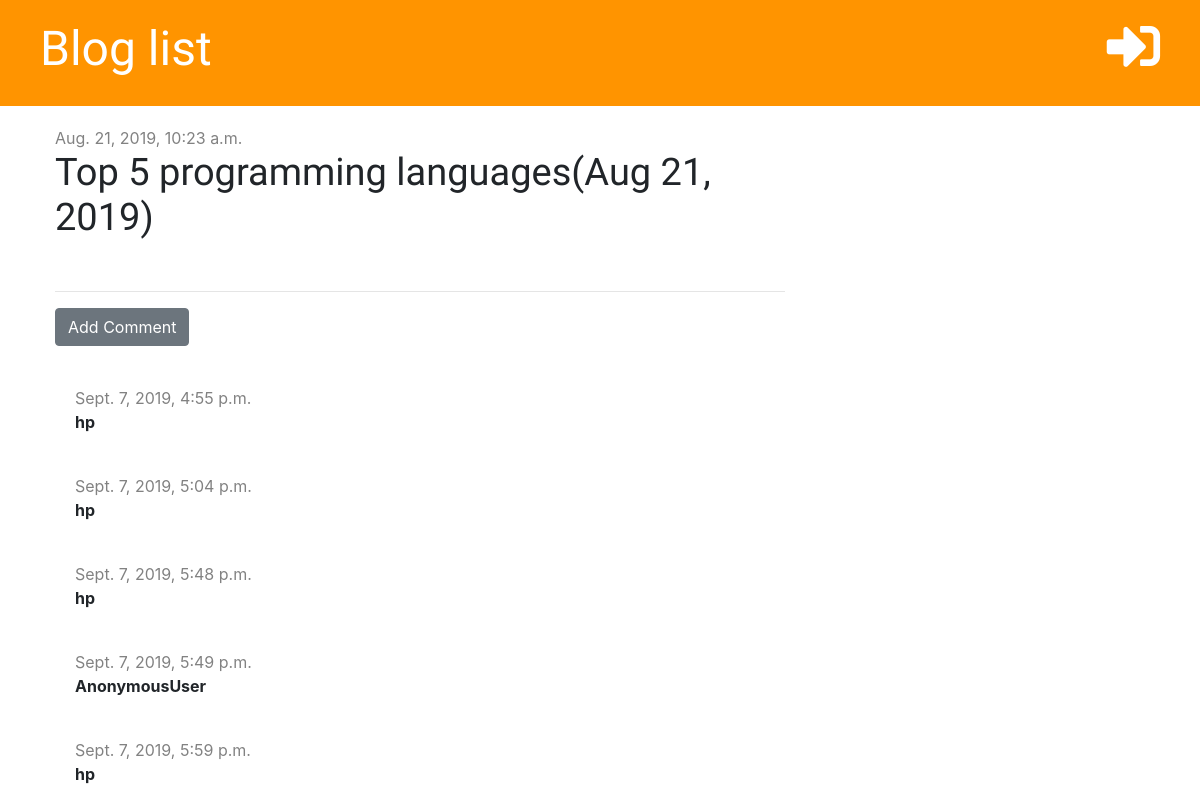
Page /post/2/ on the earlier database version.
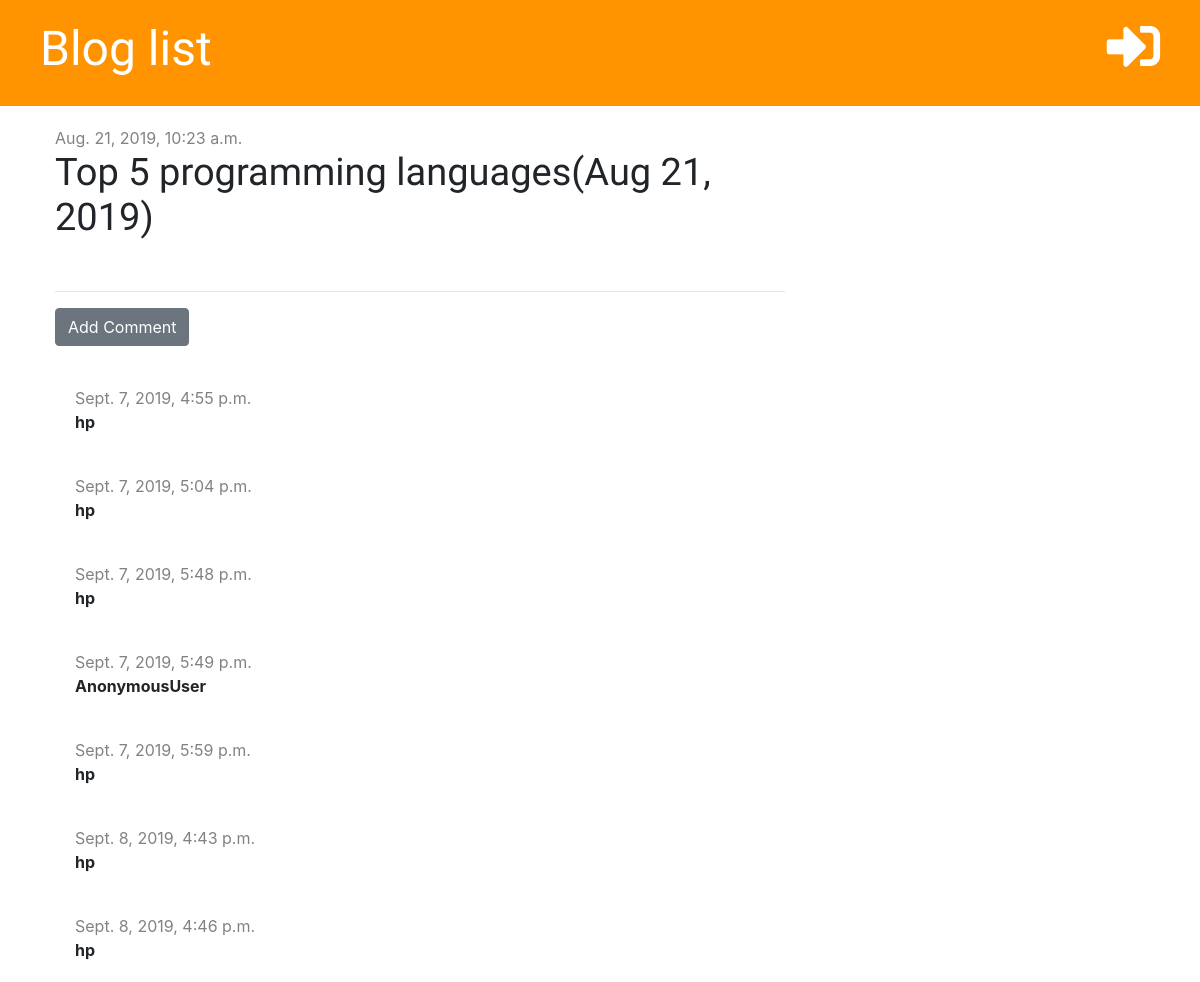
Same page on the later database version.
### blog/models.py (models this page shows, shortened)
class Post(models.Model):
    author = models.ForeignKey('auth.User', on_delete=models.CASCADE)
    title = models.CharField(max_length=200)
    text = models.TextField()
    created_date = models.DateTimeField(default=timezone.now)
    published_date = models.DateTimeField(blank=True, null=True)

class Comment(models.Model):
    post = models.ForeignKey('blog.Post', on_delete=models.CASCADE, related_name='comments')
    author = models.CharField(max_length=50)
    text = models.TextField()
    created_date = models.DateTimeField(default=timezone.now)
    approved = models.BooleanField(default=False)

### blog/views.py (the view)
# urls.py: path('post/<int:pk>/', views.post_detail, name='post_detail'),
def post_detail(request, pk):
    post = get_object_or_404(Post, pk=pk)
    stuff_for_frontend = {'post': post}
    return render(request, 'blog/post_detail.html', stuff_for_frontend)

### blog/templatetags/markdownify.py (called while the page is built)
@register.filter
def markdown(value):
    renderer = HighlightRenderer()
    markdown = mistune.Markdown(renderer=renderer)
    return markdown(value)

### blog/templates/blog/post_detail.html (shortened to what this page needs)
{% extends 'blog/base.html' %}
{% load markdownify %}
{% block content %}
    <div class="post">
        {% if post.published_date %}
            <div class="date">
                {{ post.published_date }}
            </div>
        {% else %}
            <a href="{% url 'post_publish' pk=post.pk %}" class="btn btn-primary">Publish</a>
        {% endif %}
        <h1>{{ post.title }}</h1>
    </div>
    <hr>
    <a href="{% url 'add_comment_to_post' pk=post.pk %}" class="btn btn-secondary" >Add Comment</a>
    {% for comment in post.comments.all %}
        {% if user.is_authenticated or comment.approved %}
            <div class="comment">
                <div class="date">
                    {{ comment.created_date }}
                </div>
                <strong>{{ comment.author }}</strong>
            </div>
        {% endif %}
    {% empty %}
        <p>No comment yet...</p>
    {% endfor %}
{% endblock %}

### blog/templates/blog/base.html (shortened to what this page needs)
{% load staticfiles %}
<html lang="en">
<head>
    <link rel="stylesheet" href="https://stackpath.bootstrapcdn.com/bootstrap/4.3.1/css/bootstrap.min.css">
    <link rel="stylesheet" href="{% static 'css/blog.css' %}">
    <link rel="stylesheet" href="https://use.fontawesome.com/releases/v5.10.2/css/all.css">
    <link rel="stylesheet" href="{% static 'css/zenburn.css' %}">
</head>
<body>
<div class="page-header">
    {% if user.is_authenticated %}
        <a href="{% url 'unpublished_posts' %}" class="top-menu"><i class="fas fa-cloud fa-2x"></i></a>
        <a href="{% url 'post_new' %}" class="top-menu"><i class="fas fa-plus fa-2x"></i></a>
        <p class="top-menu">Hello, {{ user.username }}<small> (<a href="{% url 'logout' %}">Logout</a>) </small></p>
    {% else %}
        <a href="{% url 'login' %}" class="top-menu"><i class="fas fa-sign-in-alt fa-2x"></i></a>
    {% endif %}
    <h1><a href="{% url 'post_list' %}">Blog list</a></h1>
</div>
<div class="content container">
    <div class="row">
        <div class="col-md-8">
            {% block content %}
            {% endblock %}
        </div>
    </div>
</div>
</body>
</html>

### blog/static/css/blog.css (style rules this page uses)
.page-header { background-color: #ff9400; margin-top:0; padding: 20px 20px 20px 40px; }
.page-header h1 a { color: #ffffff; font-size: 36pt; text-decoration: none; }
.content { margin-left:40px; }
h1, h2, h3, h4 { font-family: 'Tangerine', 'Inconsolata', 'Droid Sans', 'serif'; font-size: 38px; }
.date { color: #828282; padding: 20px 0px 0px 0px; }
.post { margin-bottom:50px; }
.page-header .top-menu { color: ffffff; float: right; margin-right: 20px; font-size: 20pt; }
.comment { margin: 20px 0px 20px 20px; }

Differences in the rows shown:
added Comment: created_date "Sept. 8, 2019, 4:43 p.m.", author "hp"
added Comment: created_date "Sept. 8, 2019, 4:46 p.m.", author "hp"
